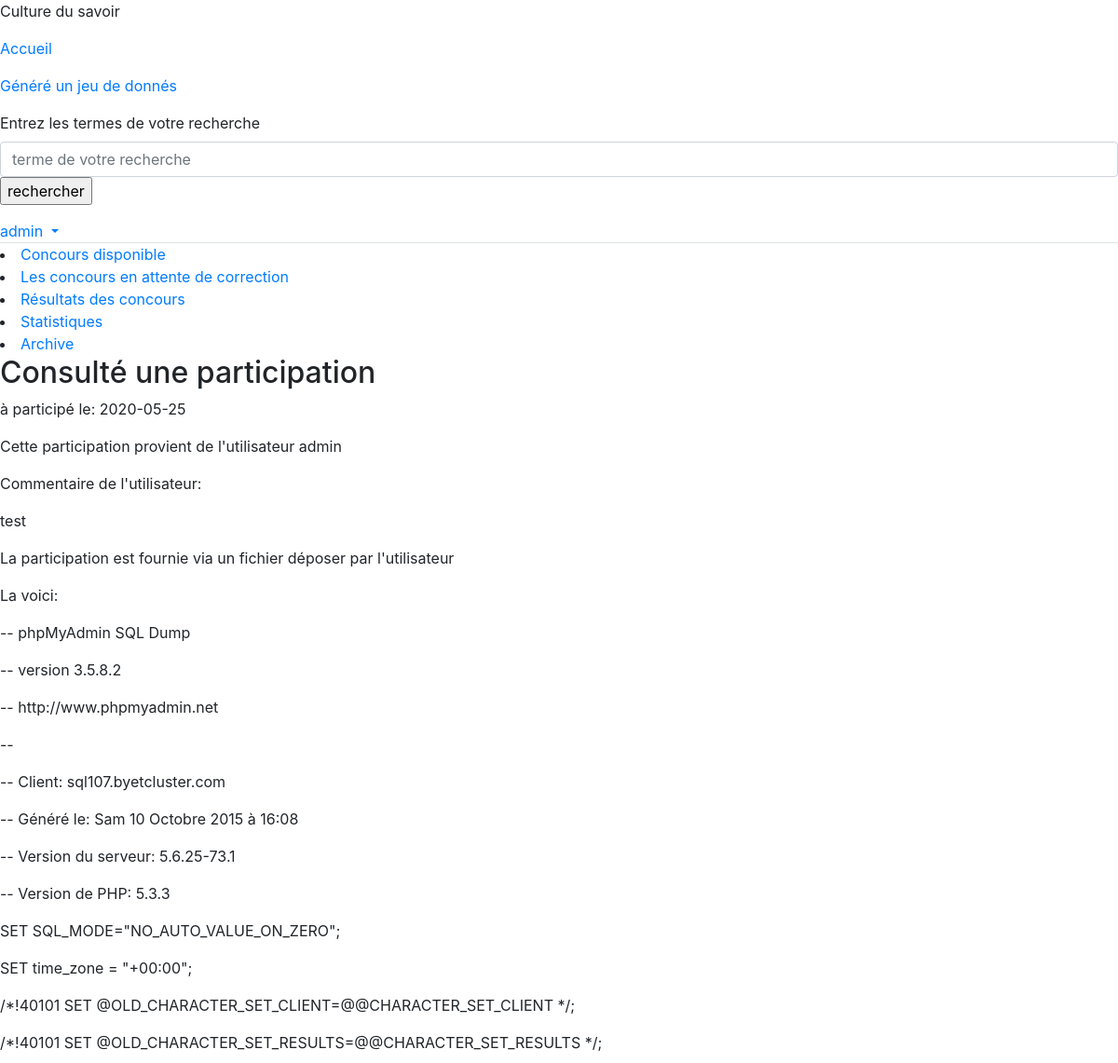
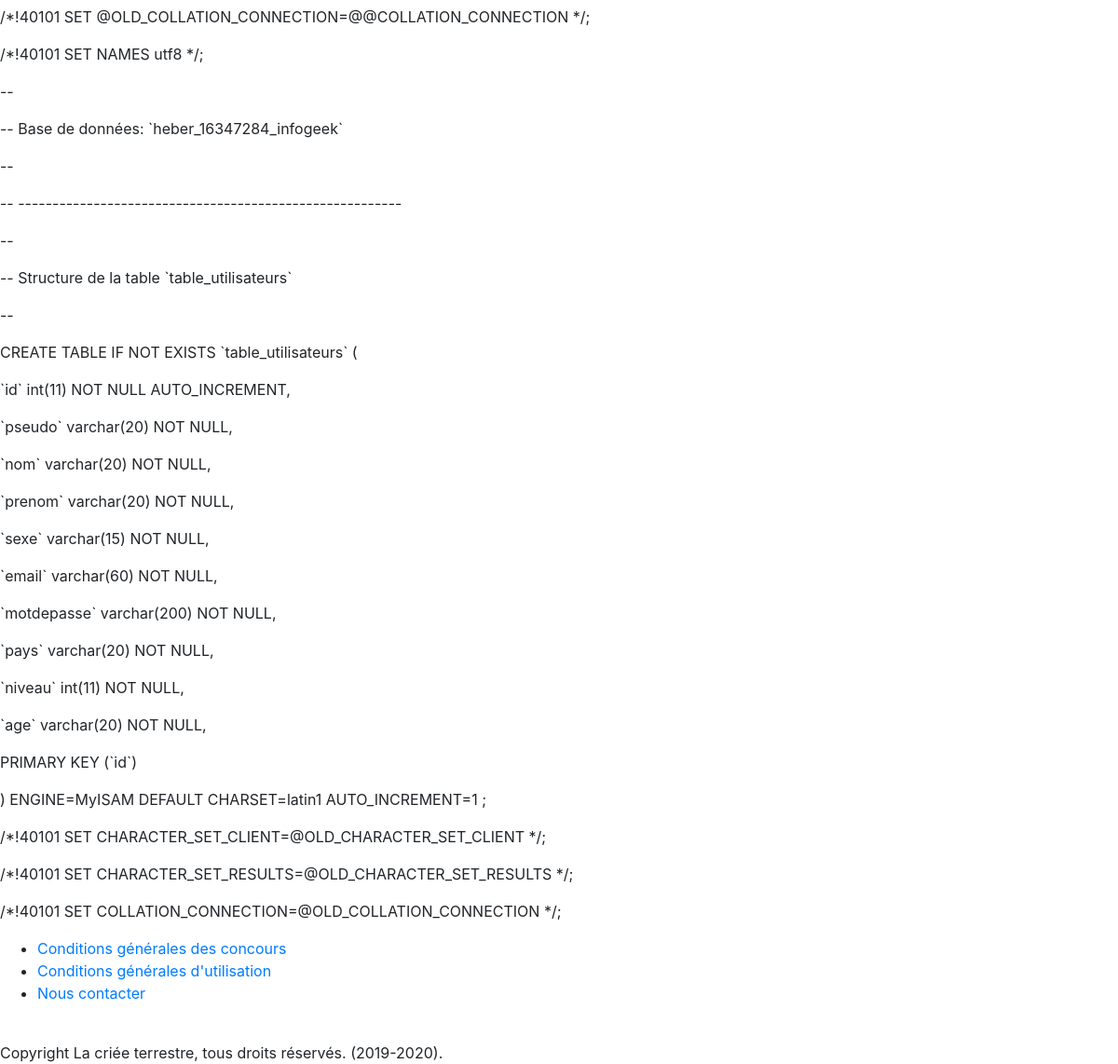
The app's page /index.php?page=participation&action=consulter&participation=2 (signed in) with its own data (2 pictures, top to bottom).
### tables this page shows
CREATE TABLE `participation` (
  `par_id` int(11) NOT NULL,
  `par_concour` int(11) NOT NULL,
  `par_utilisateur` int(11) NOT NULL,
  `par_date` date NOT NULL,
  `par_fichier` text DEFAULT NULL,
  `par_commentaire` text DEFAULT NULL,
  `par_texte` text DEFAULT NULL,
  `par_validitee` tinyint(1) NOT NULL DEFAULT 1
);

CREATE TABLE `utilisateurs` (
  `uti_id` int(11) NOT NULL,
  `uti_date_inscription` date NOT NULL,
  `uti_profil` int(11) DEFAULT 1,
  `uti_nom` text NOT NULL,
  `uti_pseudo` text NOT NULL,
  `uti_mdp` text NOT NULL,
  `uti_prenom` text DEFAULT NULL,
  `uti_email` text DEFAULT NULL,
  `uti_age` text DEFAULT NULL,
  `uti_pays` text DEFAULT NULL
);

### System/Coeur/Models/Model.php (called while the page is built, shortened)
<?php
abstract class Model
{
    protected static $table = '';
    protected static $primary = 'id';
public function get(int $id, int $output_style = PDO::FETCH_OBJ): array
    {
        $table = static::$table;
        $primary = static::$primary;
        return $this->request("SELECT * FROM $table WHERE $primary = :id", [':id' => $id], $output_style);
    }
    public function request(string $sql, array $args, int $output_style): array
    {
        $pdo  = DB::get();
        $query =  $pdo->prepare($sql);
        foreach ($args as $k => $v) {
            if (is_numeric($v)) {
                $query->bindValue($k, $v, PDO::PARAM_INT);
            } elseif (is_bool($v)) {
                $query->bindValue($k, $v, PDO::PARAM_BOOL);
            } elseif (is_null($v)) {
                $query->bindValue($k, $v, PDO::PARAM_NULL);
            } elseif (is_string($v)) {
                $query->bindValue($k, $v, PDO::PARAM_STR);
            } else {
                $query->bindValue($k, $v);
            }
        }
        $query->execute();
        $all  = $query->fetchAll($output_style);
        return $all;
    }
}

### System/Coeur/Application/LoadController.php (called while the page is built, shortened)
<?php
    class LoadController
    {
        private $action;
        public function __construct(string $controller, string $action)
        {
            $this->action = $action;
        }
        public function call()
        {
	    return call_user_func([new $this->controller, $this->action]);
        }
    }

### www/index.php (called while the page is built, shortened)
<?php
$controller = $_GET['page'] ?? 'Accueil';
$action = $_GET['action'] ?? 'accueil';
(new LoadController($controller, $action))->call();
?>

### System/Coeur/Views/View.php (called while the page is built, shortened)
<?php
    class View
    {
        public function __construct(string $directory, string $view, string $title,array $args = [])
        {
                        $base = dirname(realpath('.')) . DIRECTORY_SEPARATOR . 'App';
            $view_dir = $base . DIRECTORY_SEPARATOR . 'Views';
$dir = $view_dir . DIRECTORY_SEPARATOR . $directory;
            $view = $dir . DIRECTORY_SEPARATOR . "$view.php";
            $this->view = $view;
        }
        public function create(): string
        {
            require($this->view);
                        return ob_get_clean();
        }
    }

### App/Controllers/Participation.php (the view, shortened to what this page needs)
<?php
    class Participation extends Controller
    {
        public function consulter()
{
$concour = $this->model("concours");
$participation = $this->model('participation');
$utilisateur = $this->model('utilisateurs');
if(is_numeric($_GET['participation']) and !empty($participation->get($_GET['participation'])[0]))
{
$consulter_participation = $participation->get($_GET['participation']);
foreach($consulter_participation as $valeur)
{
	$valeur->par_utilisateur = $utilisateur->get($valeur->par_utilisateur)[0]->uti_pseudo;
if(!empty($valeur->par_fichier))
{
	$valeur->par_fichier = fopen("upload/$valeur->par_fichier", 'r');
$lecture = [];
while (!feof($valeur->par_fichier))
{
$ligne = "<p>".fgets($valeur->par_fichier)."</p>";
array_push($lecture, $ligne);
}
}
}
$consulter_participation[1] = $lecture;
$this->view("concours","consulter","Consulter  votre participation au concour ".$concour->get($participation->get($_GET['participation'])[0]->par_concour)[0]->con_titre,compact('consulter_participation'));
}
else
{
header("Location: index.php?page=concours&action=resultat");
}
}
}

### App/Views/concours/consulter.php
<h2>Consulté une participation</h2>
<?php
echo "<p>à participé le: ".$consulter_participation[0]->par_date."</p>";
echo "<p>Cette participation provient de l'utilisateur ".$consulter_participation[0]->par_utilisateur."</p>";
echo "<p>Commentaire de l'utilisateur: </p>";
echo "<p>".$consulter_participation[0]->par_commentaire."</p>";
if(empty($consulter_participation[0]->par_fichier))
{
echo "<p>La participation est fournie sous un format texte.</p>";
echo "<p>La voici:</p>";
echo "<p>".$consulter_participation[0]->par_texte."</p>";
}
else
{
echo "<p>La participation est fournie via un fichier déposer par l'utilisateur</p>";
	echo "<p>La voici:</p>";
foreach($consulter_participation[1] as $lecture)
{
echo $lecture;
}
}
?>

### records on screen
participation: par_date "2020-05-25", par_utilisateur.uti_pseudo "admin", par_commentaire "test", par_fichier "-- phpMyAdmin SQL Dump", par_fichier "-- version 3.5.8.2", par_fichier "-- http://www.phpmyadmin.net", par_fichier "--", par_fichier "-- Client: sql107.byetcluster.com", par_fichier "-- Généré le: Sam 10 Octobre 2015 à 16:08", par_fichier "-- Version du serveur: 5.6.25-73.1", par_fichier "-- Version de PHP: 5.3.3", par_fichier "SET SQL_MODE=\"NO_AUTO_VALUE_ON_ZERO\";", par_fichier "SET time_zone = \"+00:00\";", par_fichier "/*!40101 SET @OLD_CHARACTER_SET_CLIENT=@@CHARACTER_SET_CLIENT */;", par_fichier "/*!40101 SET @OLD_CHARACTER_SET_RESULTS=@@CHARACTER_SET_RESULTS */;", par_fichier "/*!40101 SET @OLD_COLLATION_CONNECTION=@@COLLATION_CONNECTION */;", par_fichier "/*!40101 SET NAMES utf8 */;", par_fichier "-- Base de données: `heber_16347284_infogeek`", par_fichier "-- --------------------------------------------------------", par_fichier "-- Structure de la table `table_utilisateurs`", par_fichier "CREATE TABLE IF NOT EXISTS `table_utilisateurs` (", par_fichier "`id` int(11) NOT NULL AUTO_INCREMENT,", par_fichier "`pseudo` varchar(20) NOT NULL,", par_fichier "`nom` varchar(20) NOT NULL,", par_fichier "`prenom` varchar(20) NOT NULL,", par_fichier "`sexe` varchar(15) NOT NULL,", par_fichier "`email` varchar(60) NOT NULL,", par_fichier "`motdepasse` varchar(200) NOT NULL,", par_fichier "`pays` varchar(20) NOT NULL,", par_fichier "`niveau` int(11) NOT NULL,", par_fichier "`age` varchar(20) NOT NULL,", par_fichier "PRIMARY KEY (`id`)", par_fichier ") ENGINE=MyISAM DEFAULT CHARSET=latin1 AUTO_INCREMENT=1 ;", par_fichier "/*!40101 SET CHARACTER_SET_CLIENT=@OLD_CHARACTER_SET_CLIENT */;", par_fichier "/*!40101 SET CHARACTER_SET_RESULTS=@OLD_CHARACTER_SET_RESULTS */;", par_fichier "/*!40101 SET COLLATION_CONNECTION=@OLD_COLLATION_CONNECTION */;"

### other values on screen
$_SESSION['utilisateurs']['uti_pseudo'] "admin"
